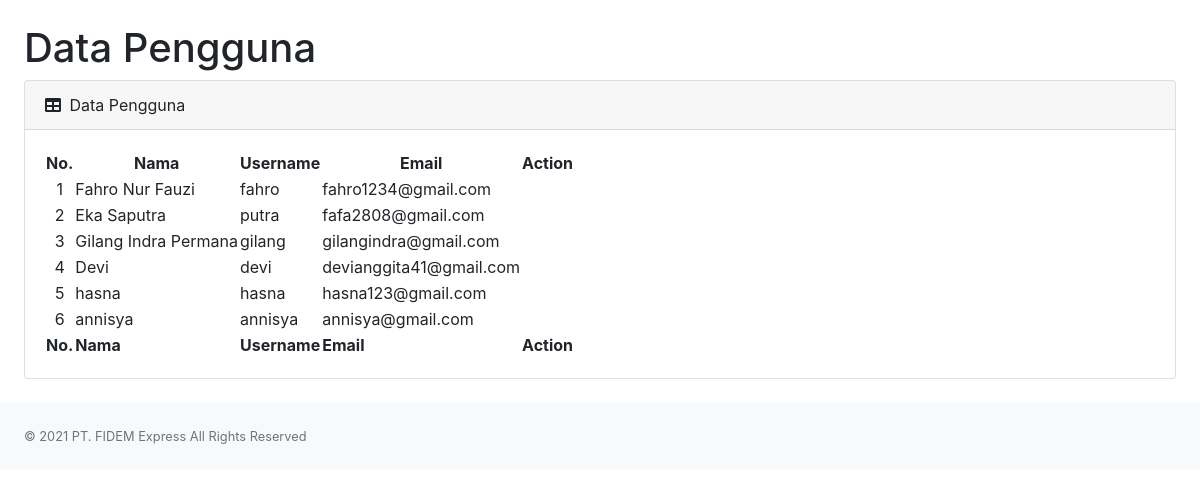
The app's page /admin/datapengguna.php with its own data.
### tables this page shows
CREATE TABLE `tb_user` (
  `id` int(11) NOT NULL,
  `nama` varchar(200) NOT NULL,
  `username` varchar(50) NOT NULL,
  `email` varchar(100) NOT NULL,
  `password` varchar(500) NOT NULL
);

### admin/datapengguna.php (the view, shortened to what this page needs)
<?php
    require "functions.php";
?>
<!DOCTYPE html>
<html lang="en">
<head>
    <link href="https://cdn.jsdelivr.net/npm/simple-datatables@latest/dist/style.css" rel="stylesheet" />
    <link href="css/styles.css" rel="stylesheet" />
    <link rel="stylesheet" href="https://stackpath.bootstrapcdn.com/bootstrap/4.5.0/css/bootstrap.min.css">
    <link rel="stylesheet" href="https://maxcdn.bootstrapcdn.com/font-awesome/4.7.0/css/font-awesome.min.css">
</head>
        <div id="layoutSidenav_content">
            <main>
                <div class="container-fluid px-4">
                    <h1 class="mt-4">Data Pengguna</h1>
                    <div class="card mb-4">
                        <div class="card-header">
                            <i class="fas fa-table me-1"></i> Data Pengguna
                        </div>
                        <div class="card-body">
                            <table id="datatablesSimple">
                                <thead>
                                    <tr style="text-align: center;">
                                        <th style="text-align: center;">No.</th>
                                        <th>Nama</th>
                                        <th>Username</th>
                                        <th>Email</th>
                                        <th>Action</th>
                                    </tr>
                                </thead>
                                <tfoot>
                                    <tr>
                                    <th style="text-align: center;">No.</th>
                                        <th>Nama</th>
                                        <th>Username</th>
                                        <th>Email</th>
                                        <th>Action</th>
                                    </tr>
                                </tfoot>
                                <?php
                                    $no = 1;
                                    $data = mysqli_query($conn,"SELECT * from `tb_user`");
                                    while($d = mysqli_fetch_array($data)){
                                ?>
                                    <tr>
                                        <td style="text-align: center;"><?php echo $no++; ?></td>
                                        <td><?php echo $d['nama']; ?></td>
                                        <td><?php echo $d['username']; ?></td>
                                        <td><?php echo $d['email']; ?></td>
                                        <td style="color: #a0a5b1; margin: 0 5px;">
                                </div>
                        <?php
                             }
                        ?>
        <footer class="py-4 bg-light mt-auto">
            <div class="container-fluid px-4">
                <div class="d-flex align-items-center justify-content-between small">
                <div class="text-muted">&copy; 2021 PT. FIDEM Express All Rights Reserved</div>
                </div>
            </div>
        </footer>
</body>
</html>

### records on screen
tb_user: nama "Fahro Nur Fauzi", username "fahro", email "fahro1234@gmail.com"
tb_user: nama "Eka Saputra", username "putra", email "fafa2808@gmail.com"
tb_user: nama "Gilang Indra Permana", username "gilang", email "gilangindra@gmail.com"
tb_user: nama "Devi", username "devi", email "devianggita41@gmail.com"
tb_user: nama "hasna", username "hasna", email "hasna123@gmail.com"
tb_user: nama "annisya", username "annisya", email "annisya@gmail.com"
